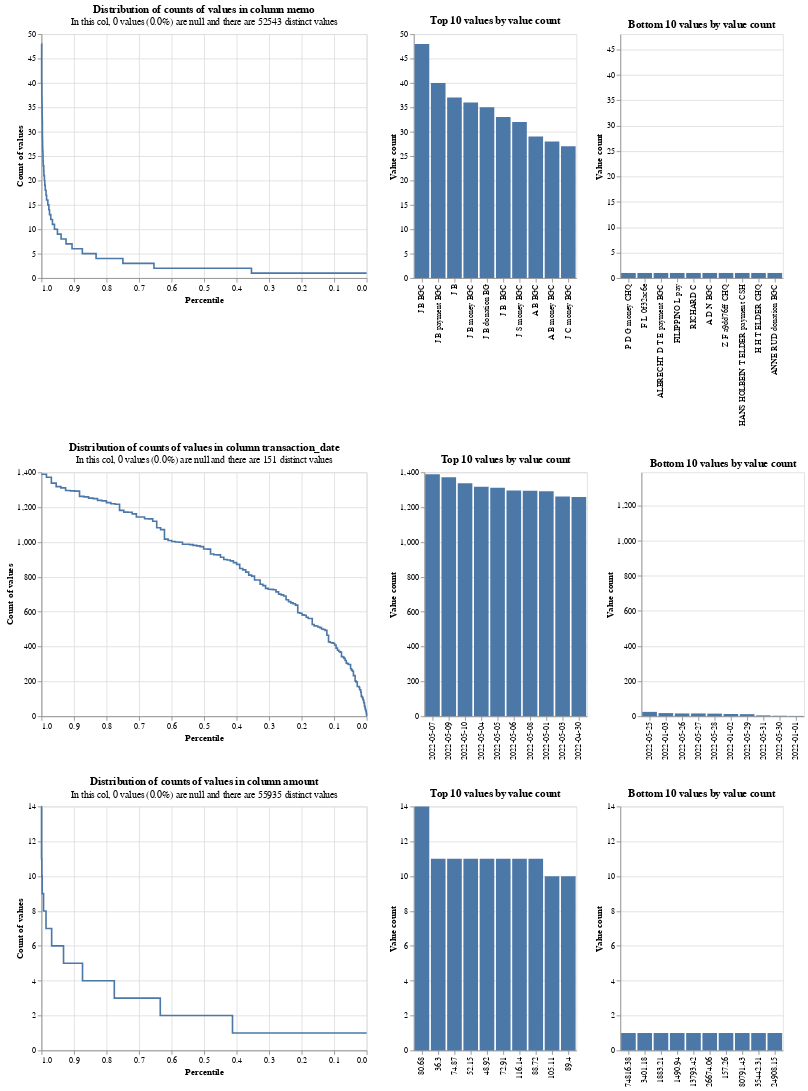

Write notebook code for a chart like this one.
### Markdown cell above
In the following chart, we can see this is a challenging dataset to link:

- There are only 151 distinct transaction dates, with strong skew
- Some 'memos' are used multiple times (up to 48 times)
- There is strong skew in the 'amount' column, with 1,400 transactions of around 60.00

### Code cell
from splink.exploratory import profile_columns

db_api = DuckDBAPI()
profile_columns(
    [df_origin, df_destination],
    db_api=db_api,
    column_expressions=[
        "memo",
        "transaction_date",
        "amount",
    ],
)

### Figure 1 — Vega-Lite specification as saved in the notebook (floating-point values rounded to 4 significant figures; data arrays with more than 128 entries replaced by an {"elided": "..."} marker saying what was removed)
{"config": {"view": {"continuousWidth": 400, "continuousHeight": 300}}, "vconcat": [{"hconcat": [{"mark": {"type": "line", "interpolate": "step-before"}, "data": {"values": [{"percentile_ex_nulls": 0.9995, "percentile_inc_nulls": 0.9995, "value_count": 48, "group_name": "memo", "total_non_null_rows": 90652, "total_rows_inc_nulls": 90652, "sum_tokens_in_value_count_group": 48.0, "distinct_value_count": 52543}, {"percentile_ex_nulls": 0.999, "percentile_inc_nulls": 0.999, "value_count": 40, "group_name": "memo", "total_non_null_rows": 90652, "total_rows_inc_nulls": 90652, "sum_tokens_in_value_count_group": 40.0, "distinct_value_count": 52543}, {"percentile_ex_nulls": 0.9986, "percentile_inc_nulls": 0.9986, "value_count": 37, "group_name": "memo", "total_non_null_rows": 90652, "total_rows_inc_nulls": 90652, "sum_tokens_in_value_count_group": 37.0, "distinct_value_count": 52543}, {"percentile_ex_nulls": 0.9982, "percentile_inc_nulls": 0.9982, "value_count": 36, "group_name": "memo", "total_non_null_rows": 90652, "total_rows_inc_nulls": 90652, "sum_tokens_in_value_count_group": 36.0, "distinct_value_count": 52543}, {"percentile_ex_nulls": 0.9978, "percentile_inc_nulls": 0.9978, "value_count": 35, "group_name": "memo", "total_non_null_rows": 90652, "total_rows_inc_nulls": 90652, "sum_tokens_in_value_count_group": 35.0, "distinct_value_count": 52543}, {"percentile_ex_nulls": 0.9975, "percentile_inc_nulls": 0.9975, "value_count": 33, "group_name": "memo", "total_non_null_rows": 90652, "total_rows_inc_nulls": 90652, "sum_tokens_in_value_count_group": 33.0, "distinct_value_count": 52543}, {"percentile_ex_nulls": 0.9971, "percentile_inc_nulls": 0.9971, "value_count": 32, "group_name": "memo", "total_non_null_rows": 90652, "total_rows_inc_nulls": 90652, "sum_tokens_in_value_count_group": 32.0, "distinct_value_count": 52543}, {"percentile_ex_nulls": 0.9968, "percentile_inc_nulls": 0.9968, "value_count": 29, "group_name": "memo", "total_non_null_rows": 90652, "total_rows_inc_nulls": 90652, "sum_tokens_in_value_count_group": 29.0, "distinct_value_count": 52543}, {"percentile_ex_nulls": 0.9965, "percentile_inc_nulls": 0.9965, "value_count": 28, "group_name": "memo", "total_non_null_rows": 90652, "total_rows_inc_nulls": 90652, "sum_tokens_in_value_count_group": 28.0, "distinct_value_count": 52543}, {"percentile_ex_nulls": 0.9962, "percentile_inc_nulls": 0.9962, "value_count": 27, "group_name": "memo", "total_non_null_rows": 90652, "total_rows_inc_nulls": 90652, "sum_tokens_in_value_count_group": 27.0, "distinct_value_count": 52543}, {"percentile_ex_nulls": 0.9953, "percentile_inc_nulls": 0.9953, "value_count": 26, "group_name": "memo", "total_non_null_rows": 90652, "total_rows_inc_nulls": 90652, "sum_tokens_in_value_count_group": 78.0, "distinct_value_count": 52543}, {"percentile_ex_nulls": 0.9951, "percentile_inc_nulls": 0.9951, "value_count": 25, "group_name": "memo", "total_non_null_rows": 90652, "total_rows_inc_nulls": 90652, "sum_tokens_in_value_count_group": 25.0, "distinct_value_count": 52543}, {"percentile_ex_nulls": 0.9945, "percentile_inc_nulls": 0.9945, "value_count": 24, "group_name": "memo", "total_non_null_rows": 90652, "total_rows_inc_nulls": 90652, "sum_tokens_in_value_count_group": 48.0, "distinct_value_count": 52543}, {"percentile_ex_nulls": 0.993, "percentile_inc_nulls": 0.993, "value_count": 23, "group_name": "memo", "total_non_null_rows": 90652, "total_rows_inc_nulls": 90652, "sum_tokens_in_value_count_group": 138.0, "distinct_value_count": 52543}, {"percentile_ex_nulls": 0.9925, "percentile_inc_nulls": 0.9925, "value_count": 22, "group_name": "memo", "total_non_null_rows": 90652, "total_rows_inc_nulls": 90652, "sum_tokens_in_value_count_group": 44.0, "distinct_value_count": 52543}, {"percentile_ex_nulls": 0.9909, "percentile_inc_nulls": 0.9909, "value_count": 21, "group_name": "memo", "total_non_null_rows": 90652, "total_rows_inc_nulls": 90652, "sum_tokens_in_value_count_group": 147.0, "distinct_value_count": 52543}, {"percentile_ex_nulls": 0.9898, "percentile_inc_nulls": 0.9898, "value_count": 20, "group_name": "memo", "total_non_null_rows": 90652, "total_rows_inc_nulls": 90652, "sum_tokens_in_value_count_group": 100.0, "distinct_value_count": 52543}, {"percentile_ex_nulls": 0.9883, "percentile_inc_nulls": 0.9883, "value_count": 19, "group_name": "memo", "total_non_null_rows": 90652, "total_rows_inc_nulls": 90652, "sum_tokens_in_value_count_group": 133.0, "distinct_value_count": 52543}, {"percentile_ex_nulls": 0.9859, "percentile_inc_nulls": 0.9859, "value_count": 18, "group_name": "memo", "total_non_null_rows": 90652, "total_rows_inc_nulls": 90652, "sum_tokens_in_value_count_group": 216.0, "distinct_value_count": 52543}, {"percentile_ex_nulls": 0.9843, "percentile_inc_nulls": 0.9843, "value_count": 17, "group_name": "memo", "total_non_null_rows": 90652, "total_rows_inc_nulls": 90652, "sum_tokens_in_value_count_group": 153.0, "distinct_value_count": 52543}, {"percentile_ex_nulls": 0.9804, "percentile_inc_nulls": 0.9804, "value_count": 16, "group_name": "memo", "total_non_null_rows": 90652, "total_rows_inc_nulls": 90652, "sum_tokens_in_value_count_group": 352.0, "distinct_value_count": 52543}, {"percentile_ex_nulls": 0.9772, "percentile_inc_nulls": 0.9772, "value_count": 15, "group_name": "memo", "total_non_null_rows": 90652, "total_rows_inc_nulls": 90652, "sum_tokens_in_value_count_group": 285.0, "distinct_value_count": 52543}, {"percentile_ex_nulls": 0.9752, "percentile_inc_nulls": 0.9752, "value_count": 14, "group_name": "memo", "total_non_null_rows": 90652, "total_rows_inc_nulls": 90652, "sum_tokens_in_value_count_group": 182.0, "distinct_value_count": 52543}, {"percentile_ex_nulls": 0.9714, "percentile_inc_nulls": 0.9714, "value_count": 13, "group_name": "memo", "total_non_null_rows": 90652, "total_rows_inc_nulls": 90652, "sum_tokens_in_value_count_group": 351.0, "distinct_value_count": 52543}, {"percentile_ex_nulls": 0.9662, "percentile_inc_nulls": 0.9662, "value_count": 12, "group_name": "memo", "total_non_null_rows": 90652, "total_rows_inc_nulls": 90652, "sum_tokens_in_value_count_group": 468.0, "distinct_value_count": 52543}, {"percentile_ex_nulls": 0.96, "percentile_inc_nulls": 0.96, "value_count": 11, "group_name": "memo", "total_non_null_rows": 90652, "total_rows_inc_nulls": 90652, "sum_tokens_in_value_count_group": 561.0, "distinct_value_count": 52543}, {"percentile_ex_nulls": 0.9508, "percentile_inc_nulls": 0.9508, "value_count": 10, "group_name": "memo", "total_non_null_rows": 90652, "total_rows_inc_nulls": 90652, "sum_tokens_in_value_count_group": 830.0, "distinct_value_count": 52543}, {"percentile_ex_nulls": 0.9396, "percentile_inc_nulls": 0.9396, "value_count": 9, "group_name": "memo", "total_non_null_rows": 90652, "total_rows_inc_nulls": 90652, "sum_tokens_in_value_count_group": 1017.0, "distinct_value_count": 52543}, {"percentile_ex_nulls": 0.9244, "percentile_inc_nulls": 0.9244, "value_count": 8, "group_name": "memo", "total_non_null_rows": 90652, "total_rows_inc_nulls": 90652, "sum_tokens_in_value_count_group": 1376.0, "distinct_value_count": 52543}, {"percentile_ex_nulls": 0.906, "percentile_inc_nulls": 0.906, "value_count": 7, "group_name": "memo", "total_non_null_rows": 90652, "total_rows_inc_nulls": 90652, "sum_tokens_in_value_count_group": 1673.0, "distinct_value_count": 52543}, {"percentile_ex_nulls": 0.8744, "percentile_inc_nulls": 0.8744, "value_count": 6, "group_name": "memo", "total_non_null_rows": 90652, "total_rows_inc_nulls": 90652, "sum_tokens_in_value_count_group": 2868.0, "distinct_value_count": 52543}, {"percentile_ex_nulls": 0.8321, "percentile_inc_nulls": 0.8321, "value_count": 5, "group_name": "memo", "total_non_null_rows": 90652, "total_rows_inc_nulls": 90652, "sum_tokens_in_value_count_group": 3835.0, "distinct_value_count": 52543}, {"percentile_ex_nulls": 0.7496, "percentile_inc_nulls": 0.7496, "value_count": 4, "group_name": "memo", "total_non_null_rows": 90652, "total_rows_inc_nulls": 90652, "sum_tokens_in_value_count_group": 7472.0, "distinct_value_count": 52543}, {"percentile_ex_nulls": 0.6541, "percentile_inc_nulls": 0.6541, "value_count": 3, "group_name": "memo", "total_non_null_rows": 90652, "total_rows_inc_nulls": 90652, "sum_tokens_in_value_count_group": 8664.0, "distinct_value_count": 52543}, {"percentile_ex_nulls": 0.3542, "percentile_inc_nulls": 0.3542, "value_count": 2, "group_name": "memo", "total_non_null_rows": 90652, "total_rows_inc_nulls": 90652, "sum_tokens_in_value_count_group": 27180.0, "distinct_value_count": 52543}, {"percentile_ex_nulls": 0.0, "percentile_inc_nulls": 0.0, "value_count": 1, "group_name": "memo", "total_non_null_rows": 90652, "total_rows_inc_nulls": 90652, "sum_tokens_in_value_count_group": 32110.0, "distinct_value_count": 52543}, {"percentile_ex_nulls": 1.0, "percentile_inc_nulls": 1.0, "value_count": 48, "group_name": "memo", "total_non_null_rows": 90652, "total_rows_inc_nulls": 90652, "sum_tokens_in_value_count_group": 48.0, "distinct_value_count": 52543}]}, "encoding": {"tooltip": [{"field": "value_count", "type": "quantitative"}, {"field": "percentile_ex_nulls", "type": "quantitative"}, {"field": "percentile_inc_nulls", "type": "quantitative"}, {"field": "total_non_null_rows", "type": "quantitative"}, {"field": "total_rows_inc_nulls", "type": "quantitative"}], "x": {"field": "percentile_ex_nulls", "sort": "descending", "title": "Percentile", "type": "quantitative"}, "y": {"field": "value_count", "title": "Count of values", "type": "quantitative"}}, "title": {"text": "Distribution of counts of values in column memo", "subtitle": "In this col, 0 values (0.0%) are null and there are 52543 distinct values"}}, {"mark": "bar", "data": {"values": [{"value_count": 48, "group_name": "memo", "value": "J B BGC", "total_non_null_rows": 90652, "total_rows_inc_nulls": 90652, "distinct_value_count": 52543}, {"value_count": 40, "group_name": "memo", "value": "J B payment BGC", "total_non_null_rows": 90652, "total_rows_inc_nulls": 90652, "distinct_value_count": 52543}, {"value_count": 37, "group_name": "memo", "value": "J B", "total_non_null_rows": 90652, "total_rows_inc_nulls": 90652, "distinct_value_count": 52543}, {"value_count": 36, "group_name": "memo", "value": "J B money BGC", "total_non_null_rows": 90652, "total_rows_inc_nulls": 90652, "distinct_value_count": 52543}, {"value_count": 35, "group_name": "memo", "value": "J B donation BG", "total_non_null_rows": 90652, "total_rows_inc_nulls": 90652, "distinct_value_count": 52543}, {"value_count": 33, "group_name": "memo", "value": "J B  BGC", "total_non_null_rows": 90652, "total_rows_inc_nulls": 90652, "distinct_value_count": 52543}, {"value_count": 32, "group_name": "memo", "value": "J S money BGC", "total_non_null_rows": 90652, "total_rows_inc_nulls": 90652, "distinct_value_count": 52543}, {"value_count": 29, "group_name": "memo", "value": "A B BGC", "total_non_null_rows": 90652, "total_rows_inc_nulls": 90652, "distinct_value_count": 52543}, {"value_count": 28, "group_name": "memo", "value": "A B money BGC", "total_non_null_rows": 90652, "total_rows_inc_nulls": 90652, "distinct_value_count": 52543}, {"value_count": 27, "group_name": "memo", "value": "J C money BGC", "total_non_null_rows": 90652, "total_rows_inc_nulls": 90652, "distinct_value_count": 52543}]}, "encoding": {"tooltip": [{"field": "value", "type": "nominal"}, {"field": "value_count", "type": "quantitative"}, {"field": "total_non_null_rows", "type": "quantitative"}, {"field": "total_rows_inc_nulls", "type": "quantitative"}], "x": {"field": "value", "sort": "-y", "title": null, "type": "nominal"}, "y": {"field": "value_count", "title": "Value count", "type": "quantitative"}}, "title": "Top 10 values by value count"}, {"mark": "bar", "data": {"values": [{"value_count": 1, "group_name": "memo", "value": "P D G money CHQ", "total_non_null_rows": 90652, "total_rows_inc_nulls": 90652, "distinct_value_count": 52543}, {"value_count": 1, "group_name": "memo", "value": "F L 0f32ac6e", "total_non_null_rows": 90652, "total_rows_inc_nulls": 90652, "distinct_value_count": 52543}, {"value_count": 1, "group_name": "memo", "value": "ALBRECHT D T E payment BGC", "total_non_null_rows": 90652, "total_rows_inc_nulls": 90652, "distinct_value_count": 52543}, {"value_count": 1, "group_name": "memo", "value": "FILIPPINO L pay", "total_non_null_rows": 90652, "total_rows_inc_nulls": 90652, "distinct_value_count": 52543}, {"value_count": 1, "group_name": "memo", "value": "RICHARD C ", "total_non_null_rows": 90652, "total_rows_inc_nulls": 90652, "distinct_value_count": 52543}, {"value_count": 1, "group_name": "memo", "value": "A D N BGC", "total_non_null_rows": 90652, "total_rows_inc_nulls": 90652, "distinct_value_count": 52543}, {"value_count": 1, "group_name": "memo", "value": "Z F a9dd76ff CHQ", "total_non_null_rows": 90652, "total_rows_inc_nulls": 90652, "distinct_value_count": 52543}, {"value_count": 1, "group_name": "memo", "value": "HANS HOLBEIN T ELDER payment CSH", "total_non_null_rows": 90652, "total_rows_inc_nulls": 90652, "distinct_value_count": 52543}, {"value_count": 1, "group_name": "memo", "value": "H H T ELDER CHQ", "total_non_null_rows": 90652, "total_rows_inc_nulls": 90652, "distinct_value_count": 52543}, {"value_count": 1, "group_name": "memo", "value": "ANNE RUD donation BGC", "total_non_null_rows": 90652, "total_rows_inc_nulls": 90652, "distinct_value_count": 52543}]}, "encoding": {"tooltip": [{"field": "value", "type": "nominal"}, {"field": "value_count", "type": "quantitative"}, {"field": "total_non_null_rows", "type": "quantitative"}, {"field": "total_rows_inc_nulls", "type": "quantitative"}], "x": {"field": "value", "sort": "-y", "title": null, "type": "nominal"}, "y": {"field": "value_count", "scale": {"domain": [0, 48]}, "title": "Value count", "type": "quantitative"}}, "title": "Bottom 10 values by value count"}]}, {"hconcat": [{"mark": {"type": "line", "interpolate": "step-before"}, "data": {"values": {"elided": "142 records"}}, "encoding": {"tooltip": [{"field": "value_count", "type": "quantitative"}, {"field": "percentile_ex_nulls", "type": "quantitative"}, {"field": "percentile_inc_nulls", "type": "quantitative"}, {"field": "total_non_null_rows", "type": "quantitative"}, {"field": "total_rows_inc_nulls", "type": "quantitative"}], "x": {"field": "percentile_ex_nulls", "sort": "descending", "title": "Percentile", "type": "quantitative"}, "y": {"field": "value_count", "title": "Count of values", "type": "quantitative"}}, "title": {"text": "Distribution of counts of values in column transaction_date", "subtitle": "In this col, 0 values (0.0%) are null and there are 151 distinct values"}}, {"mark": "bar", "data": {"values": [{"value_count": 1389, "group_name": "transaction_date", "value": "2022-05-07", "total_non_null_rows": 90652, "total_rows_inc_nulls": 90652, "distinct_value_count": 151}, {"value_count": 1372, "group_name": "transaction_date", "value": "2022-05-09", "total_non_null_rows": 90652, "total_rows_inc_nulls": 90652, "distinct_value_count": 151}, {"value_count": 1338, "group_name": "transaction_date", "value": "2022-05-10", "total_non_null_rows": 90652, "total_rows_inc_nulls": 90652, "distinct_value_count": 151}, {"value_count": 1318, "group_name": "transaction_date", "value": "2022-05-04", "total_non_null_rows": 90652, "total_rows_inc_nulls": 90652, "distinct_value_count": 151}, {"value_count": 1311, "group_name": "transaction_date", "value": "2022-05-05", "total_non_null_rows": 90652, "total_rows_inc_nulls": 90652, "distinct_value_count": 151}, {"value_count": 1296, "group_name": "transaction_date", "value": "2022-05-06", "total_non_null_rows": 90652, "total_rows_inc_nulls": 90652, "distinct_value_count": 151}, {"value_count": 1294, "group_name": "transaction_date", "value": "2022-05-08", "total_non_null_rows": 90652, "total_rows_inc_nulls": 90652, "distinct_value_count": 151}, {"value_count": 1292, "group_name": "transaction_date", "value": "2022-05-01", "total_non_null_rows": 90652, "total_rows_inc_nulls": 90652, "distinct_value_count": 151}, {"value_count": 1262, "group_name": "transaction_date", "value": "2022-05-03", "total_non_null_rows": 90652, "total_rows_inc_nulls": 90652, "distinct_value_count": 151}, {"value_count": 1259, "group_name": "transaction_date", "value": "2022-04-30", "total_non_null_rows": 90652, "total_rows_inc_nulls": 90652, "distinct_value_count": 151}]}, "encoding": {"tooltip": [{"field": "value", "type": "nominal"}, {"field": "value_count", "type": "quantitative"}, {"field": "total_non_null_rows", "type": "quantitative"}, {"field": "total_rows_inc_nulls", "type": "quantitative"}], "x": {"field": "value", "sort": "-y", "title": null, "type": "nominal"}, "y": {"field": "value_count", "title": "Value count", "type": "quantitative"}}, "title": "Top 10 values by value count"}, {"mark": "bar", "data": {"values": [{"value_count": 2, "group_name": "transaction_date", "value": "2022-01-01", "total_non_null_rows": 90652, "total_rows_inc_nulls": 90652, "distinct_value_count": 151}, {"value_count": 3, "group_name": "transaction_date", "value": "2022-05-30", "total_non_null_rows": 90652, "total_rows_inc_nulls": 90652, "distinct_value_count": 151}, {"value_count": 5, "group_name": "transaction_date", "value": "2022-05-31", "total_non_null_rows": 90652, "total_rows_inc_nulls": 90652, "distinct_value_count": 151}, {"value_count": 12, "group_name": "transaction_date", "value": "2022-05-29", "total_non_null_rows": 90652, "total_rows_inc_nulls": 90652, "distinct_value_count": 151}, {"value_count": 13, "group_name": "transaction_date", "value": "2022-01-02", "total_non_null_rows": 90652, "total_rows_inc_nulls": 90652, "distinct_value_count": 151}, {"value_count": 15, "group_name": "transaction_date", "value": "2022-05-28", "total_non_null_rows": 90652, "total_rows_inc_nulls": 90652, "distinct_value_count": 151}, {"value_count": 16, "group_name": "transaction_date", "value": "2022-05-26", "total_non_null_rows": 90652, "total_rows_inc_nulls": 90652, "distinct_value_count": 151}, {"value_count": 16, "group_name": "transaction_date", "value": "2022-05-27", "total_non_null_rows": 90652, "total_rows_inc_nulls": 90652, "distinct_value_count": 151}, {"value_count": 18, "group_name": "transaction_date", "value": "2022-01-03", "total_non_null_rows": 90652, "total_rows_inc_nulls": 90652, "distinct_value_count": 151}, {"value_count": 25, "group_name": "transaction_date", "value": "2022-05-25", "total_non_null_rows": 90652, "total_rows_inc_nulls": 90652, "distinct_value_count": 151}]}, "encoding": {"tooltip": [{"field": "value", "type": "nominal"}, {"field": "value_count", "type": "quantitative"}, {"field": "total_non_null_rows", "type": "quantitative"}, {"field": "total_rows_inc_nulls", "type": "quantitative"}], "x": {"field": "value", "sort": "-y", "title": null, "type": "nominal"}, "y": {"field": "value_count", "scale": {"domain": [0, 1389]}, "title": "Value count", "type": "quantitative"}}, "title": "Bottom 10 values by value count"}]}, {"hconcat": [{"mark": {"type": "line", "interpolate": "step-before"}, "data": {"values": [{"percentile_ex_nulls": 0.9998, "percentile_inc_nulls": 0.9998, "value_count": 14, "group_name": "amount", "total_non_null_rows": 90652, "total_rows_inc_nulls": 90652, "sum_tokens_in_value_count_group": 14.0, "distinct_value_count": 55935}, {"percentile_ex_nulls": 0.999, "percentile_inc_nulls": 0.999, "value_count": 11, "group_name": "amount", "total_non_null_rows": 90652, "total_rows_inc_nulls": 90652, "sum_tokens_in_value_count_group": 77.0, "distinct_value_count": 55935}, {"percentile_ex_nulls": 0.9977, "percentile_inc_nulls": 0.9977, "value_count": 10, "group_name": "amount", "total_non_null_rows": 90652, "total_rows_inc_nulls": 90652, "sum_tokens_in_value_count_group": 120.0, "distinct_value_count": 55935}, {"percentile_ex_nulls": 0.9936, "percentile_inc_nulls": 0.9936, "value_count": 9, "group_name": "amount", "total_non_null_rows": 90652, "total_rows_inc_nulls": 90652, "sum_tokens_in_value_count_group": 369.0, "distinct_value_count": 55935}, {"percentile_ex_nulls": 0.986, "percentile_inc_nulls": 0.986, "value_count": 8, "group_name": "amount", "total_non_null_rows": 90652, "total_rows_inc_nulls": 90652, "sum_tokens_in_value_count_group": 688.0, "distinct_value_count": 55935}, {"percentile_ex_nulls": 0.9686, "percentile_inc_nulls": 0.9686, "value_count": 7, "group_name": "amount", "total_non_null_rows": 90652, "total_rows_inc_nulls": 90652, "sum_tokens_in_value_count_group": 1575.0, "distinct_value_count": 55935}, {"percentile_ex_nulls": 0.9322, "percentile_inc_nulls": 0.9322, "value_count": 6, "group_name": "amount", "total_non_null_rows": 90652, "total_rows_inc_nulls": 90652, "sum_tokens_in_value_count_group": 3306.0, "distinct_value_count": 55935}, {"percentile_ex_nulls": 0.8738, "percentile_inc_nulls": 0.8738, "value_count": 5, "group_name": "amount", "total_non_null_rows": 90652, "total_rows_inc_nulls": 90652, "sum_tokens_in_value_count_group": 5295.0, "distinct_value_count": 55935}, {"percentile_ex_nulls": 0.776, "percentile_inc_nulls": 0.776, "value_count": 4, "group_name": "amount", "total_non_null_rows": 90652, "total_rows_inc_nulls": 90652, "sum_tokens_in_value_count_group": 8860.0, "distinct_value_count": 55935}, {"percentile_ex_nulls": 0.6347, "percentile_inc_nulls": 0.6347, "value_count": 3, "group_name": "amount", "total_non_null_rows": 90652, "total_rows_inc_nulls": 90652, "sum_tokens_in_value_count_group": 12810.0, "distinct_value_count": 55935}, {"percentile_ex_nulls": 0.4126, "percentile_inc_nulls": 0.4126, "value_count": 2, "group_name": "amount", "total_non_null_rows": 90652, "total_rows_inc_nulls": 90652, "sum_tokens_in_value_count_group": 20140.0, "distinct_value_count": 55935}, {"percentile_ex_nulls": 0.0, "percentile_inc_nulls": 0.0, "value_count": 1, "group_name": "amount", "total_non_null_rows": 90652, "total_rows_inc_nulls": 90652, "sum_tokens_in_value_count_group": 37400.0, "distinct_value_count": 55935}, {"percentile_ex_nulls": 1.0, "percentile_inc_nulls": 1.0, "value_count": 14, "group_name": "amount", "total_non_null_rows": 90652, "total_rows_inc_nulls": 90652, "sum_tokens_in_value_count_group": 14.0, "distinct_value_count": 55935}]}, "encoding": {"tooltip": [{"field": "value_count", "type": "quantitative"}, {"field": "percentile_ex_nulls", "type": "quantitative"}, {"field": "percentile_inc_nulls", "type": "quantitative"}, {"field": "total_non_null_rows", "type": "quantitative"}, {"field": "total_rows_inc_nulls", "type": "quantitative"}], "x": {"field": "percentile_ex_nulls", "sort": "descending", "title": "Percentile", "type": "quantitative"}, "y": {"field": "value_count", "title": "Count of values", "type": "quantitative"}}, "title": {"text": "Distribution of counts of values in column amount", "subtitle": "In this col, 0 values (0.0%) are null and there are 55935 distinct values"}}, {"mark": "bar", "data": {"values": [{"value_count": 14, "group_name": "amount", "value": "80.68", "total_non_null_rows": 90652, "total_rows_inc_nulls": 90652, "distinct_value_count": 55935}, {"value_count": 11, "group_name": "amount", "value": "36.3", "total_non_null_rows": 90652, "total_rows_inc_nulls": 90652, "distinct_value_count": 55935}, {"value_count": 11, "group_name": "amount", "value": "74.87", "total_non_null_rows": 90652, "total_rows_inc_nulls": 90652, "distinct_value_count": 55935}, {"value_count": 11, "group_name": "amount", "value": "52.15", "total_non_null_rows": 90652, "total_rows_inc_nulls": 90652, "distinct_value_count": 55935}, {"value_count": 11, "group_name": "amount", "value": "48.92", "total_non_null_rows": 90652, "total_rows_inc_nulls": 90652, "distinct_value_count": 55935}, {"value_count": 11, "group_name": "amount", "value": "72.91", "total_non_null_rows": 90652, "total_rows_inc_nulls": 90652, "distinct_value_count": 55935}, {"value_count": 11, "group_name": "amount", "value": "116.14", "total_non_null_rows": 90652, "total_rows_inc_nulls": 90652, "distinct_value_count": 55935}, {"value_count": 11, "group_name": "amount", "value": "88.72", "total_non_null_rows": 90652, "total_rows_inc_nulls": 90652, "distinct_value_count": 55935}, {"value_count": 10, "group_name": "amount", "value": "105.11", "total_non_null_rows": 90652, "total_rows_inc_nulls": 90652, "distinct_value_count": 55935}, {"value_count": 10, "group_name": "amount", "value": "89.4", "total_non_null_rows": 90652, "total_rows_inc_nulls": 90652, "distinct_value_count": 55935}]}, "encoding": {"tooltip": [{"field": "value", "type": "nominal"}, {"field": "value_count", "type": "quantitative"}, {"field": "total_non_null_rows", "type": "quantitative"}, {"field": "total_rows_inc_nulls", "type": "quantitative"}], "x": {"field": "value", "sort": "-y", "title": null, "type": "nominal"}, "y": {"field": "value_count", "title": "Value count", "type": "quantitative"}}, "title": "Top 10 values by value count"}, {"mark": "bar", "data": {"values": [{"value_count": 1, "group_name": "amount", "value": "74816.38", "total_non_null_rows": 90652, "total_rows_inc_nulls": 90652, "distinct_value_count": 55935}, {"value_count": 1, "group_name": "amount", "value": "3401.18", "total_non_null_rows": 90652, "total_rows_inc_nulls": 90652, "distinct_value_count": 55935}, {"value_count": 1, "group_name": "amount", "value": "1883.21", "total_non_null_rows": 90652, "total_rows_inc_nulls": 90652, "distinct_value_count": 55935}, {"value_count": 1, "group_name": "amount", "value": "1490.94", "total_non_null_rows": 90652, "total_rows_inc_nulls": 90652, "distinct_value_count": 55935}, {"value_count": 1, "group_name": "amount", "value": "13793.42", "total_non_null_rows": 90652, "total_rows_inc_nulls": 90652, "distinct_value_count": 55935}, {"value_count": 1, "group_name": "amount", "value": "26674.06", "total_non_null_rows": 90652, "total_rows_inc_nulls": 90652, "distinct_value_count": 55935}, {"value_count": 1, "group_name": "amount", "value": "157.26", "total_non_null_rows": 90652, "total_rows_inc_nulls": 90652, "distinct_value_count": 55935}, {"value_count": 1, "group_name": "amount", "value": "80791.43", "total_non_null_rows": 90652, "total_rows_inc_nulls": 90652, "distinct_value_count": 55935}, {"value_count": 1, "group_name": "amount", "value": "35442.31", "total_non_null_rows": 90652, "total_rows_inc_nulls": 90652, "distinct_value_count": 55935}, {"value_count": 1, "group_name": "amount", "value": "24908.15", "total_non_null_rows": 90652, "total_rows_inc_nulls": 90652, "distinct_value_count": 55935}]}, "encoding": {"tooltip": [{"field": "value", "type": "nominal"}, {"field": "value_count", "type": "quantitative"}, {"field": "total_non_null_rows", "type": "quantitative"}, {"field": "total_rows_inc_nulls", "type": "quantitative"}], "x": {"field": "value", "sort": "-y", "title": null, "type": "nominal"}, "y": {"field": "value_count", "scale": {"domain": [0, 14]}, "title": "Value count", "type": "quantitative"}}, "title": "Bottom 10 values by value count"}]}], "$schema": "https://vega.github.io/schema/vega-lite/v5.9.3.json"}
